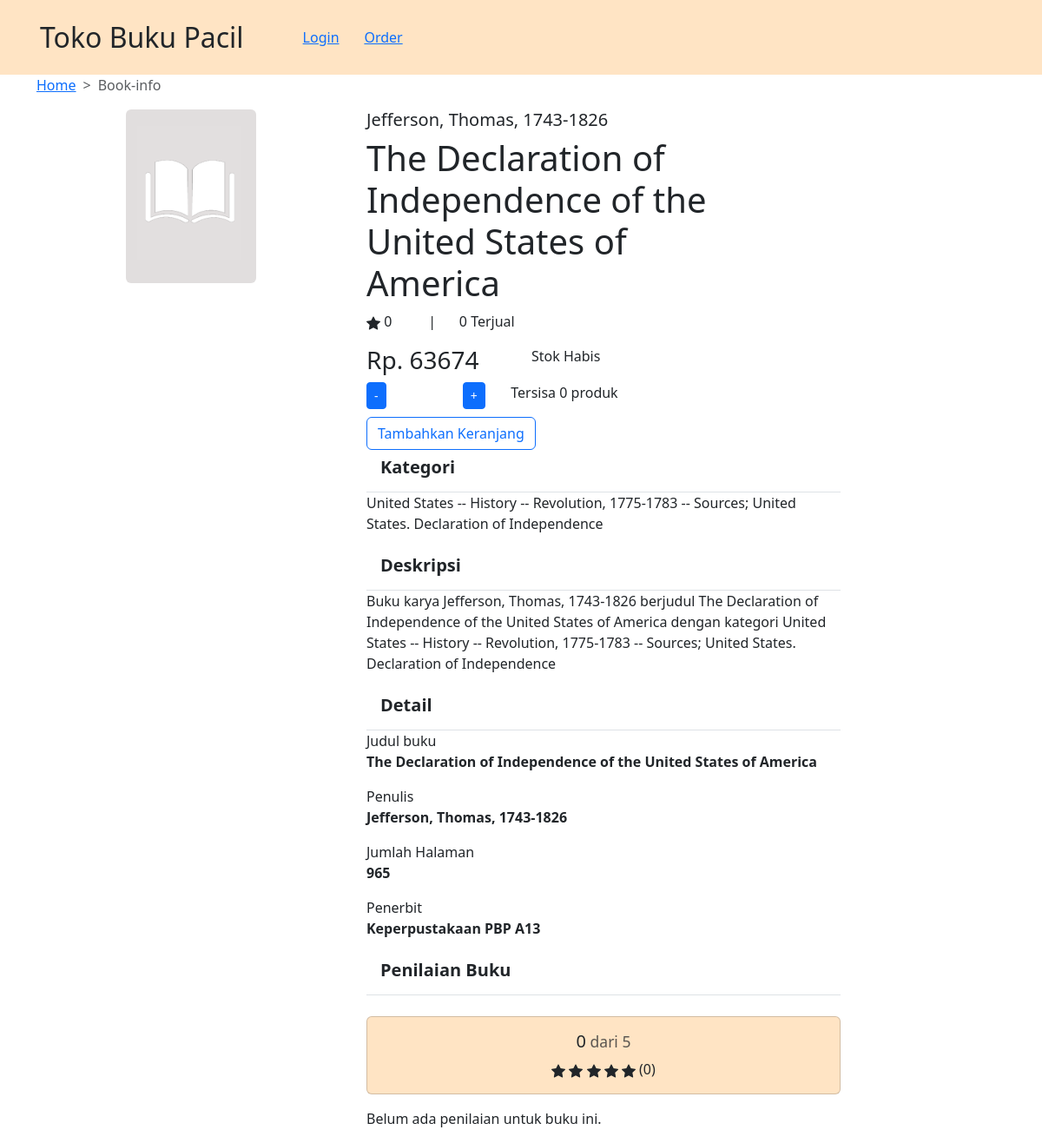
The page /book-info/1/ on the database its author committed.
### book/models.py (models this page shows)
class Book(models.Model):
    title = models.CharField(max_length=511, null=True)
    image = models.ImageField( upload_to='book/images', null=True, blank=True)
    authors = models.CharField(max_length=511, null=True)
    categories = models.CharField(max_length=511, null=True)
    price = models.IntegerField(default = random.randint(25000, 200000))
    description = models.TextField(default = "")
    no_of_pages = models.IntegerField(default = random.randint(100,1000))
    stock = models.IntegerField(default=0)
    rating = models.IntegerField(default=0)
    jumlah_terjual = models.IntegerField(default=0)

### book_info/views.py (the view)
# urls.py: path('<int:id>/', show_info, name='show_info'),
def show_info(request, id):
    book = get_object_or_404(Book, pk=id)
    reviews = Review.objects.filter(book=book)
    context = {
        'book': book,
        'reviews': reviews,
    }
    return render(request, "book_info.html", context)

### book_info/templates/book_info.html (shortened to what this page needs)
{% extends 'base.html' %}
{% block content %}
<div class="container">
    <div class="row">
        <nav style="--bs-breadcrumb-divider: '>';" aria-label="breadcrumb">
            <ol class="breadcrumb">
                <li class="breadcrumb-item"><a href="{% url 'main:show_main' %}">Home</a></li>
                <li class="breadcrumb-item active" aria-current="page">Book-info</li>
            </ol>
        </nav>
    </div>
    <div class="row">
        <div class="col-4">
            <img src="/static/book/images/default_book.png" class="rounded mx-auto d-block" style="max-height:200px">
        </div>
        <div class="col-6">
            <div class="row">
                <div class="col-sm-9">
                    <div class="col">
                        <div class="row">
                            <h5>{{ book.authors }}</h5>
                        </div>
                        <div class="row">
                            <h1>{{ book.title }}</h1>
                        </div>
                        <div class="row">
                            <div class="col-2">
                                <p>
                                    {{ book.rating }}
                                </p>
                            </div>
                            <div class="col-1">
                                <p>|</p>
                            </div>
                            <div class="col-4">
                                <p>{{ book.jumlah_terjual }} Terjual</p>
                            </div>
                            <div class="col-5"></div>
                        </div>
                    </div>
                </div>
            </div>
            <div class="col">
                <div class="row">
                    <div class="col">
                        <h3>Rp. {{ book.price }}</h3>
                    </div>
                    {% if book.stock > 0 %}
                        <div class="col">
                            <p>Stok Tersedia</p>
                        </div>
                    {% else %}
                        <div class="col">
                            <p>Stok Habis</p>
                        </div>
                    {% endif %}
                    <div class="col-4"></div>
                </div>
                <div class="row">
                    <div class="col">
                        <div class="row">
                        <div class="col">
                            <button class="btn btn-primary btn-sm" onclick="decrementAmount('{{ book.id }}')">-</button>
                        </div>
                        <div class="col" id="jumlah-pembelian">{{ cart.jumlah_pembelian }}</div>
                        <div class="col">
                            <button class="btn btn-primary btn-sm" onclick="incrementAmount('{{ book.id }}')">+</button>
                        </div>
                        </div>
                    </div>
                    <div class="col">
                        <p>Tersisa {{ book.stock }} produk</p>
                    </div>
                    <div class="col-5"></div>
                </div>
                {% if request.user.is_authenticated %}
                    {% if book.stock > 0 %}
                        <a class="btn btn-outline-primary" href="#" role="button">Tambahkan Keranjang</button>
                    {% else %}
                        <a class="btn btn-outline-primary" href="#" role="button" disabled>Tambahkan Keranjang</button>
                    {% endif %}
                {% else %}
                    <a class="btn btn-outline-primary" href="{% url 'account:login_user' %}" role="button">Tambahkan Keranjang</a>
                {% endif %}
                <ul class="list-group list-group-flush">
                    <li class="list-group-item">
                        <h5><strong>Kategori</strong></h5>
                    </li>
                    <p>{{ book.categories }}</p>
                    <li class="list-group-item">
                        <h5><strong>Deskripsi</strong></h5>
                    </li>
                    <p>Buku karya {{ book.authors }} berjudul {{ book.title }} dengan kategori {{ book.categories }}</p>
                    <li class="list-group-item">
                        <h5><strong>Detail</strong></h5>
                    </li>
                    <span>
                        Judul buku
                        <p><strong>{{ book.title }}</strong></p>
                    </span>
                    <span>
                        Penulis
                        <p><strong>{{ book.authors }}</strong></p>
                    </span>
                    <span>
                        Jumlah Halaman
                        <p><strong>{{ book.no_of_pages }}</strong></p>
                    </span>
                    <span>
                        Penerbit
                        <p><strong>Keperpustakaan PBP A13</strong></p>
                    </span>
                    <li class="list-group-item">
                        <h5><strong>Penilaian Buku</strong></h5>
                    </li>
                    <br>
                    <div class="card mb-3" style="background-color: bisque;">
                        <div class="card-body">
                            <div class="text-center">
                                <h5 class="card-title">{{ book.rating }}<small class="text-body-secondary"> dari 5</small></h5>
                                <p class="card-text">
                                    ({{ reviews|length }})
                                </p>
                            </div>
                        </div>
                    </div>
                    {% if reviews|length > 0 %}
                        <div class="row row-cols-1 row-cols-md-3 g-4">
                            {% for review in reviews %}
                                <div class="col">
                                    <div class="card h-100">
                                        <div class="card-body">
                                            <h5 class="card-title">{{ review.user_name }}</h5>
                                            <h6 class="card-subtitle mb-2 text-body-secondary">
                                                <svg xmlns="http://www.w3.org/2000/svg" width="16" height="16" fill="currentColor" class="bi bi-star-fill" viewBox="0 0 16 16">
                                                    <path d="M3.612 15.443c-.386.198-.824-.149-.746-.592l.83-4.73L.173 6.765c-.329-.314-.158-.888.283-.95l4.898-.696L7.538.792c.197-.39.73-.39.927 0l2.184 4.327 4.898.696c.441.062.612.636.282.95l-3.522 3.356.83 4.73c.078.443-.36.79-.746.592L8 13.187l-4.389 2.256z"/>
                                                </svg>
                                                {{ review.rating }}
                                            </h6>
                                            <p class="card-text">{{ review.comment }}</p>
                                        </div>
                                    </div>
                                </div>
                            {% endfor %}
                        </div>
                    {% else %}
                        <p>Belum ada penilaian untuk buku ini.</p>
                    {% endif %}
                </ul>
            </div>
        </div>
    </div>
</div>
{% endblock %}

### templates/base.html (shortened to what this page needs)
{% load static %}
<!DOCTYPE html>
<html lang="en">
    <head>
		<link href="https://cdn.jsdelivr.net/npm/bootstrap@5.3.2/dist/css/bootstrap.min.css" rel="stylesheet">
	</head>
    <body>
		<div class="navbar", style="background-color: bisque;">
			<div class="container p-0 text-left">
				<div class="row align-items-center">
				  <div class="col-9">
					<h2 class="m-3">Toko Buku Pacil</h2>
				  </div>
				  <div class="col-2">
					<a href="{% url 'order:member_orderlist' %}">Login</a>
				  </div>
				  <div class="col-1">
					<a href="{% url 'order:member_orderlist' %}">Order</a>
				  </div>
				</div>
			</div>
		</div>
        {% block content %}
        {% endblock content %}
    </body>
</html>

### rows shown on the page
Book: authors "Jefferson, Thomas, 1743-1826", title "The Declaration of Independence of the United States of America", rating "0", jumlah_terjual "0", price "63674", stock "0", categories "United States -- History -- Revolution, 1775-1783 -- Sources; United States. Declaration of Independence", no_of_pages "965"

### other values the page prints
{{ reviews|length }} "0"
